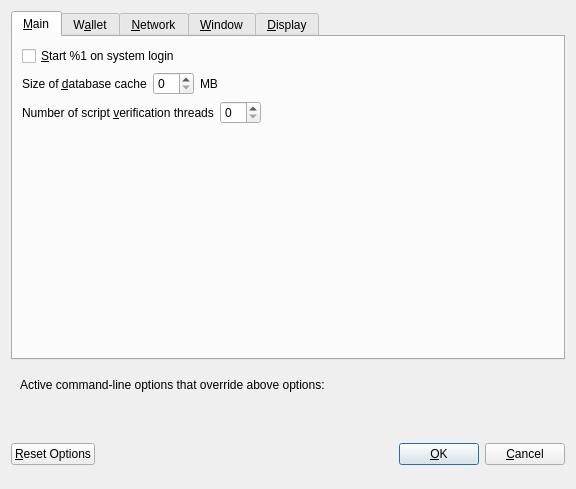
<?xml version="1.0" encoding="UTF-8"?>
<ui version="4.0">
 <class>OptionsDialog</class>
 <widget class="QDialog" name="OptionsDialog">
  <property name="geometry">
   <rect>
    <x>0</x>
    <y>0</y>
    <width>576</width>
    <height>489</height>
   </rect>
  </property>
  <property name="windowTitle">
   <string>Options</string>
  </property>
  <property name="modal">
   <bool>true</bool>
  </property>
  <layout class="QVBoxLayout" name="verticalLayout">
   <item>
    <widget class="QTabWidget" name="tabWidget_OptionsDialog">
     <property name="currentIndex">
      <number>0</number>
     </property>
     <widget class="QWidget" name="tabMain">
      <attribute name="title">
       <string>&amp;Main</string>
      </attribute>
      <layout class="QVBoxLayout" name="verticalLayout_Main">
       <item>
        <widget class="QCheckBox" name="bitcoinAtStartup">
         <property name="toolTip">
          <string>Automatically start %1 after logging in to the system.</string>
         </property>
         <property name="text">
          <string>&amp;Start %1 on system login</string>
         </property>
        </widget>
       </item>
       <item>
        <layout class="QHBoxLayout" name="horizontalLayout_2_Main">
         <item>
          <widget class="QLabel" name="databaseCacheLabel">
           <property name="text">
            <string>Size of &amp;database cache</string>
           </property>
           <property name="textFormat">
            <enum>Qt::PlainText</enum>
           </property>
           <property name="buddy">
            <cstring>databaseCache</cstring>
           </property>
          </widget>
         </item>
         <item>
          <widget class="QSpinBox" name="databaseCache"/>
         </item>
         <item>
          <widget class="QLabel" name="databaseCacheUnitLabel">
           <property name="text">
            <string>MB</string>
           </property>
           <property name="textFormat">
            <enum>Qt::PlainText</enum>
           </property>
          </widget>
         </item>
         <item>
          <spacer name="horizontalSpacer_2_Main">
           <property name="orientation">
            <enum>Qt::Horizontal</enum>
           </property>
           <property name="sizeHint" stdset="0">
            <size>
             <width>40</width>
             <height>20</height>
            </size>
           </property>
          </spacer>
         </item>
        </layout>
       </item>
       <item>
        <layout class="QHBoxLayout" name="horizontalLayout_3_Main">
         <item>
          <widget class="QLabel" name="threadsScriptVerifLabel">
           <property name="text">
            <string>Number of script &amp;verification threads</string>
           </property>
           <property name="textFormat">
            <enum>Qt::PlainText</enum>
           </property>
           <property name="buddy">
            <cstring>threadsScriptVerif</cstring>
           </property>
          </widget>
         </item>
         <item>
          <widget class="QSpinBox" name="threadsScriptVerif">
           <property name="toolTip">
            <string>(0 = auto, &lt;0 = leave that many cores free)</string>
           </property>
          </widget>
         </item>
         <item>
          <spacer name="horizontalSpacer_3_Main">
           <property name="orientation">
            <enum>Qt::Horizontal</enum>
           </property>
           <property name="sizeHint" stdset="0">
            <size>
             <width>40</width>
             <height>20</height>
            </size>
           </property>
          </spacer>
         </item>
        </layout>
       </item>
       <item>
        <spacer name="verticalSpacer_Main">
         <property name="orientation">
          <enum>Qt::Vertical</enum>
         </property>
         <property name="sizeHint" stdset="0">
          <size>
           <width>20</width>
           <height>40</height>
          </size>
         </property>
        </spacer>
       </item>
      </layout>
     </widget>
     <widget class="QWidget" name="tabWallet">
      <attribute name="title">
       <string>W&amp;allet</string>
      </attribute>
      <layout class="QVBoxLayout" name="verticalLayout_Wallet">
       <item>
        <widget class="QGroupBox" name="groupBox">
         <property name="title">
          <string>Expert</string>
         </property>
         <layout class="QVBoxLayout" name="verticalLayout_2">
          <item>
           <widget class="QCheckBox" name="coinControlFeatures">
            <property name="toolTip">
             <string>Whether to show coin control features or not.</string>
            </property>
            <property name="text">
             <string>Enable coin &amp;control features</string>
            </property>
           </widget>
          </item>
          <item>
           <widget class="QCheckBox" name="showMasternodesTab">
            <property name="toolTip">
             <string>Show additional tab listing all your masternodes in first sub-tab&lt;br/&gt;and all masternodes on the network in second sub-tab.</string>
            </property>
            <property name="text">
             <string>Show Masternodes Tab</string>
            </property>
           </widget>
          </item>
          <item>
           <widget class="QCheckBox" name="showAdvancedPSUI">
            <property name="toolTip">
             <string>Show additional information and buttons for PrivateSend on overview screen.</string>
            </property>
            <property name="text">
             <string>Enable advanced PrivateSend interface</string>
            </property>
           </widget>
          </item>
          <item>
           <widget class="QCheckBox" name="showPrivateSendPopups">
            <property name="toolTip">
             <string>Show system popups for PrivateSend mixing transactions&lt;br/&gt;just like for all other transaction types.</string>
            </property>
            <property name="text">
             <string>Show popups for PrivateSend transactions</string>
            </property>
           </widget>
          </item>
          <item>
           <widget class="QCheckBox" name="lowKeysWarning">
            <property name="toolTip">
             <string>Show warning dialog when PrivateSend detects that wallet has very low number of keys left.</string>
            </property>
            <property name="text">
             <string>Warn if PrivateSend is running out of keys</string>
            </property>
           </widget>
          </item>
          <item>
           <widget class="QCheckBox" name="privateSendMultiSession">
            <property name="toolTip">
             <string>Whether to use experimental PrivateSend mode with multiple mixing sessions per block.&lt;br/&gt;Note: You must use this feature carefully.&lt;br/&gt;Make sure you always have recent wallet (auto)backup in a safe place!</string>
            </property>
            <property name="text">
             <string>Enable PrivateSend &amp;multi-session</string>
            </property>
           </widget>
          </item>
          <item>
           <widget class="QCheckBox" name="spendZeroConfChange">
            <property name="toolTip">
             <string>If you disable the spending of unconfirmed change, the change from a transaction&lt;br/&gt;cannot be used until that transaction has at least one confirmation.&lt;br/&gt;This also affects how your balance is computed.</string>
            </property>
            <property name="text">
             <string>&amp;Spend unconfirmed change</string>
            </property>
           </widget>
          </item>
         </layout>
        </widget>
       </item>
       <item>
        <layout class="QHBoxLayout" name="horizontalLayout_4_Wallet">
         <item>
          <widget class="QLabel" name="label">
           <property name="toolTip">
            <string>This setting determines the amount of individual masternodes that an input will be anonymized through.&lt;br/&gt;More rounds of anonymization gives a higher degree of privacy, but also costs more in fees.</string>
           </property>
           <property name="text">
            <string>PrivateSend rounds to use</string>
           </property>
          </widget>
         </item>
         <item>
          <widget class="QSpinBox" name="privateSendRounds">
           <property name="minimum">
            <number>2</number>
           </property>
           <property name="maximum">
            <number>16</number>
           </property>
           <property name="value">
            <number>4</number>
           </property>
           <property name="class" stdset="0">
            <string>SpinBoxSmall</string>
           </property>
          </widget>
         </item>
        </layout>
       </item>
       <item>
        <layout class="QHBoxLayout" name="horizontalLayout">
         <item>
          <widget class="QLabel" name="label_2">
           <property name="toolTip">
            <string>This amount acts as a threshold to turn off PrivateSend once it's reached.</string>
           </property>
           <property name="statusTip">
            <string notr="true"/>
           </property>
           <property name="whatsThis">
            <string notr="true"/>
           </property>
           <property name="accessibleName">
            <string notr="true"/>
           </property>
           <property name="accessibleDescription">
            <string notr="true"/>
           </property>
           <property name="text">
            <string>Amount of Dash to keep anonymized</string>
           </property>
          </widget>
         </item>
         <item>
          <widget class="QSpinBox" name="privateSendAmount">
           <property name="minimum">
            <number>2</number>
           </property>
           <property name="maximum">
            <number>2000</number>
           </property>
           <property name="singleStep">
            <number>10</number>
           </property>
           <property name="value">
            <number>1000</number>
           </property>
           <property name="class" stdset="0">
            <string>SpinBoxSmall</string>
           </property>
          </widget>
         </item>
        </layout>
       </item>
       <item>
        <spacer name="verticalSpacer_Wallet">
         <property name="orientation">
          <enum>Qt::Vertical</enum>
         </property>
         <property name="sizeHint" stdset="0">
          <size>
           <width>20</width>
           <height>40</height>
          </size>
         </property>
        </spacer>
       </item>
      </layout>
     </widget>
     <widget class="QWidget" name="tabNetwork">
      <attribute name="title">
       <string>&amp;Network</string>
      </attribute>
      <layout class="QVBoxLayout" name="verticalLayout_Network">
       <item>
        <widget class="QCheckBox" name="mapPortUpnp">
         <property name="toolTip">
          <string>Automatically open the Dash Core client port on the router. This only works when your router supports UPnP and it is enabled.</string>
         </property>
         <property name="text">
          <string>Map port using &amp;UPnP</string>
         </property>
        </widget>
       </item>
       <item>
        <widget class="QCheckBox" name="allowIncoming">
         <property name="toolTip">
          <string>Accept connections from outside</string>
         </property>
         <property name="text">
          <string>Allow incoming connections</string>
         </property>
        </widget>
       </item>
       <item>
        <widget class="QCheckBox" name="connectSocks">
         <property name="toolTip">
          <string>Connect to the Dash network through a SOCKS5 proxy.</string>
         </property>
         <property name="text">
          <string>&amp;Connect through SOCKS5 proxy (default proxy):</string>
         </property>
        </widget>
       </item>
       <item>
        <layout class="QHBoxLayout" name="horizontalLayout_1_Network">
         <item>
          <widget class="QLabel" name="proxyIpLabel">
           <property name="text">
            <string>Proxy &amp;IP:</string>
           </property>
           <property name="textFormat">
            <enum>Qt::PlainText</enum>
           </property>
           <property name="buddy">
            <cstring>proxyIp</cstring>
           </property>
          </widget>
         </item>
         <item>
          <widget class="QValidatedLineEdit" name="proxyIp">
           <property name="minimumSize">
            <size>
             <width>140</width>
             <height>0</height>
            </size>
           </property>
           <property name="maximumSize">
            <size>
             <width>140</width>
             <height>16777215</height>
            </size>
           </property>
           <property name="toolTip">
            <string>IP address of the proxy (e.g. IPv4: 127.0.0.1 / IPv6: ::1)</string>
           </property>
           <property name="class" stdset="0">
            <string>LineEditSmall</string>
           </property>
          </widget>
         </item>
         <item>
          <widget class="QLabel" name="proxyPortLabel">
           <property name="text">
            <string>&amp;Port:</string>
           </property>
           <property name="textFormat">
            <enum>Qt::PlainText</enum>
           </property>
           <property name="buddy">
            <cstring>proxyPort</cstring>
           </property>
          </widget>
         </item>
         <item>
          <widget class="QLineEdit" name="proxyPort">
           <property name="minimumSize">
            <size>
             <width>55</width>
             <height>0</height>
            </size>
           </property>
           <property name="maximumSize">
            <size>
             <width>55</width>
             <height>16777215</height>
            </size>
           </property>
           <property name="toolTip">
            <string>Port of the proxy (e.g. 9050)</string>
           </property>
           <property name="class" stdset="0">
            <string>LineEditSmall</string>
           </property>
          </widget>
         </item>
         <item>
          <spacer name="horizontalSpacer_1_Network">
           <property name="orientation">
            <enum>Qt::Horizontal</enum>
           </property>
           <property name="sizeHint" stdset="0">
            <size>
             <width>40</width>
             <height>20</height>
            </size>
           </property>
          </spacer>
         </item>
        </layout>
       </item>
       <item>
        <layout class="QHBoxLayout" name="horizontalLayout_2_Network">
         <item>
          <widget class="QLabel" name="proxyActiveNets">
           <property name="text">
            <string>Used for reaching peers via:</string>
           </property>
           <property name="textFormat">
            <enum>Qt::PlainText</enum>
           </property>
          </widget>
         </item>
         <item>
          <widget class="QCheckBox" name="proxyReachIPv4">
           <property name="enabled">
            <bool>false</bool>
           </property>
           <property name="toolTip">
            <string>Shows, if the supplied default SOCKS5 proxy is used to reach peers via this network type.</string>
           </property>
           <property name="text">
            <string/>
           </property>
          </widget>
         </item>
         <item>
          <widget class="QLabel" name="proxyReachIPv4Label">
           <property name="text">
            <string>IPv4</string>
           </property>
           <property name="textFormat">
            <enum>Qt::PlainText</enum>
           </property>
          </widget>
         </item>
         <item>
          <widget class="QCheckBox" name="proxyReachIPv6">
           <property name="enabled">
            <bool>false</bool>
           </property>
           <property name="toolTip">
            <string>Shows, if the supplied default SOCKS5 proxy is used to reach peers via this network type.</string>
           </property>
           <property name="text">
            <string/>
           </property>
          </widget>
         </item>
         <item>
          <widget class="QLabel" name="proxyReachIPv6Label">
           <property name="text">
            <string>IPv6</string>
           </property>
           <property name="textFormat">
            <enum>Qt::PlainText</enum>
           </property>
          </widget>
         </item>
         <item>
          <widget class="QCheckBox" name="proxyReachTor">
           <property name="enabled">
            <bool>false</bool>
           </property>
           <property name="toolTip">
            <string>Shows, if the supplied default SOCKS5 proxy is used to reach peers via this network type.</string>
           </property>
           <property name="text">
            <string/>
           </property>
          </widget>
         </item>
         <item>
          <widget class="QLabel" name="proxyReachTorLabel">
           <property name="text">
            <string>Tor</string>
           </property>
           <property name="textFormat">
            <enum>Qt::PlainText</enum>
           </property>
          </widget>
         </item>
         <item>
          <spacer name="horizontalSpacer_2_Network">
           <property name="orientation">
            <enum>Qt::Horizontal</enum>
           </property>
           <property name="sizeHint" stdset="0">
            <size>
             <width>40</width>
             <height>20</height>
            </size>
           </property>
          </spacer>
         </item>
        </layout>
       </item>
       <item>
        <widget class="QCheckBox" name="connectSocksTor">
         <property name="toolTip">
          <string>Connect to the Dash network through a separate SOCKS5 proxy for Tor hidden services.</string>
         </property>
         <property name="text">
          <string>Use separate SOCKS5 proxy to reach peers via Tor hidden services:</string>
         </property>
        </widget>
       </item>
       <item>
        <layout class="QHBoxLayout" name="horizontalLayout_3_Network">
         <item>
          <widget class="QLabel" name="proxyIpTorLabel">
           <property name="text">
            <string>Proxy &amp;IP:</string>
           </property>
           <property name="textFormat">
            <enum>Qt::PlainText</enum>
           </property>
           <property name="buddy">
            <cstring>proxyIpTor</cstring>
           </property>
          </widget>
         </item>
         <item>
          <widget class="QValidatedLineEdit" name="proxyIpTor">
           <property name="minimumSize">
            <size>
             <width>140</width>
             <height>0</height>
            </size>
           </property>
           <property name="maximumSize">
            <size>
             <width>140</width>
             <height>16777215</height>
            </size>
           </property>
           <property name="toolTip">
            <string>IP address of the proxy (e.g. IPv4: 127.0.0.1 / IPv6: ::1)</string>
           </property>
           <property name="class" stdset="0">
            <string>LineEditSmall</string>
           </property>
          </widget>
         </item>
         <item>
          <widget class="QLabel" name="proxyPortTorLabel">
           <property name="text">
            <string>&amp;Port:</string>
           </property>
           <property name="textFormat">
            <enum>Qt::PlainText</enum>
           </property>
           <property name="buddy">
            <cstring>proxyPortTor</cstring>
           </property>
          </widget>
         </item>
         <item>
          <widget class="QLineEdit" name="proxyPortTor">
           <property name="minimumSize">
            <size>
             <width>55</width>
             <height>0</height>
            </size>
           </property>
           <property name="maximumSize">
            <size>
             <width>55</width>
             <height>16777215</height>
            </size>
           </property>
           <property name="toolTip">
            <string>Port of the proxy (e.g. 9050)</string>
           </property>
           <property name="class" stdset="0">
            <string>LineEditSmall</string>
           </property>
          </widget>
         </item>
         <item>
          <spacer name="horizontalSpacer_4_Network">
           <property name="orientation">
            <enum>Qt::Horizontal</enum>
           </property>
           <property name="sizeHint" stdset="0">
            <size>
             <width>40</width>
             <height>20</height>
            </size>
           </property>
          </spacer>
         </item>
        </layout>
       </item>
       <item>
        <spacer name="verticalSpacer_Network">
         <property name="orientation">
          <enum>Qt::Vertical</enum>
         </property>
         <property name="sizeHint" stdset="0">
          <size>
           <width>20</width>
           <height>40</height>
          </size>
         </property>
        </spacer>
       </item>
      </layout>
     </widget>
     <widget class="QWidget" name="tabWindow">
      <attribute name="title">
       <string>&amp;Window</string>
      </attribute>
      <layout class="QVBoxLayout" name="verticalLayout_Window">
       <item>
        <widget class="QCheckBox" name="hideTrayIcon">
         <property name="toolTip">
          <string>&amp;Hide the icon from the system tray.</string>
         </property>
         <property name="text">
          <string>Hide tray icon</string>
         </property>
        </widget>
       </item>
       <item>
        <widget class="QCheckBox" name="minimizeToTray">
         <property name="toolTip">
          <string>Show only a tray icon after minimizing the window.</string>
         </property>
         <property name="text">
          <string>&amp;Minimize to the tray instead of the taskbar</string>
         </property>
        </widget>
       </item>
       <item>
        <widget class="QCheckBox" name="minimizeOnClose">
         <property name="toolTip">
          <string>Minimize instead of exit the application when the window is closed. When this option is enabled, the application will be closed only after selecting Exit in the menu.</string>
         </property>
         <property name="text">
          <string>M&amp;inimize on close</string>
         </property>
        </widget>
       </item>
       <item>
        <spacer name="verticalSpacer_Window">
         <property name="orientation">
          <enum>Qt::Vertical</enum>
         </property>
         <property name="sizeHint" stdset="0">
          <size>
           <width>20</width>
           <height>40</height>
          </size>
         </property>
        </spacer>
       </item>
      </layout>
     </widget>
     <widget class="QWidget" name="tabDisplay">
      <attribute name="title">
       <string>&amp;Display</string>
      </attribute>
      <layout class="QVBoxLayout" name="verticalLayout_Display">
       <item>
        <layout class="QHBoxLayout" name="horizontalLayout_1_Display">
         <item>
          <widget class="QLabel" name="langLabel">
           <property name="text">
            <string>User Interface &amp;language:</string>
           </property>
           <property name="textFormat">
            <enum>Qt::PlainText</enum>
           </property>
           <property name="buddy">
            <cstring>lang</cstring>
           </property>
          </widget>
         </item>
         <item>
          <widget class="QValueComboBox" name="lang">
           <property name="toolTip">
            <string>The user interface language can be set here. This setting will take effect after restarting %1.</string>
           </property>
          </widget>
         </item>
        </layout>
       </item>
       <item>
        <widget class="QLabel" name="label_3">
         <property name="toolTip">
          <string notr="true"/>
         </property>
         <property name="statusTip">
          <string notr="true"/>
         </property>
         <property name="whatsThis">
          <string notr="true"/>
         </property>
         <property name="accessibleName">
          <string notr="true"/>
         </property>
         <property name="text">
          <string>Language missing or translation incomplete? Help contributing translations here:
https://www.transifex.com/projects/p/dash/</string>
         </property>
         <property name="wordWrap">
          <bool>true</bool>
         </property>
         <property name="openExternalLinks">
          <bool>true</bool>
         </property>
         <property name="textInteractionFlags">
          <set>Qt::TextBrowserInteraction</set>
         </property>
        </widget>
       </item>
       <item>
        <layout class="QHBoxLayout" name="horizontalLayout_4_Display" stretch="0,0">
         <item>
          <widget class="QLabel" name="themeLabel">
           <property name="text">
            <string>User Interface Theme:</string>
           </property>
          </widget>
         </item>
         <item>
          <widget class="QValueComboBox" name="theme"/>
         </item>
        </layout>
       </item>
       <item>
        <widget class="Line" name="line">
         <property name="orientation">
          <enum>Qt::Horizontal</enum>
         </property>
        </widget>
       </item>
       <item>
        <layout class="QHBoxLayout" name="horizontalLayout_2_Display">
         <item>
          <widget class="QLabel" name="unitLabel">
           <property name="text">
            <string>&amp;Unit to show amounts in:</string>
           </property>
           <property name="textFormat">
            <enum>Qt::PlainText</enum>
           </property>
           <property name="buddy">
            <cstring>unit</cstring>
           </property>
          </widget>
         </item>
         <item>
          <widget class="QValueComboBox" name="unit">
           <property name="toolTip">
            <string>Choose the default subdivision unit to show in the interface and when sending coins.</string>
           </property>
          </widget>
         </item>
        </layout>
       </item>
       <item>
        <layout class="QHBoxLayout" name="horizontalLayout_5_Display">
         <item>
          <widget class="QLabel" name="digitsLabel">
           <property name="text">
            <string>Decimal digits</string>
           </property>
          </widget>
         </item>
         <item>
          <widget class="QValueComboBox" name="digits"/>
         </item>
        </layout>
       </item>
       <item>
        <layout class="QHBoxLayout" name="horizontalLayout_3_Display">
         <item>
          <widget class="QLabel" name="thirdPartyTxUrlsLabel">
           <property name="toolTip">
            <string>Third party URLs (e.g. a block explorer) that appear in the transactions tab as context menu items.&lt;br/&gt;%s in the URL is replaced by transaction hash. Multiple URLs are separated by vertical bar |.</string>
           </property>
           <property name="text">
            <string>Third party transaction URLs</string>
           </property>
           <property name="buddy">
            <cstring>thirdPartyTxUrls</cstring>
           </property>
          </widget>
         </item>
         <item>
          <widget class="QLineEdit" name="thirdPartyTxUrls">
           <property name="toolTip">
            <string>Third party URLs (e.g. a block explorer) that appear in the transactions tab as context menu items.&lt;br/&gt;%s in the URL is replaced by transaction hash. Multiple URLs are separated by vertical bar |.</string>
           </property>
           <property name="class" stdset="0">
            <string>LineEditSmall</string>
           </property>
          </widget>
         </item>
        </layout>
       </item>
       <item>
        <spacer name="verticalSpacer">
         <property name="orientation">
          <enum>Qt::Vertical</enum>
         </property>
         <property name="sizeHint" stdset="0">
          <size>
           <width>20</width>
           <height>40</height>
          </size>
         </property>
        </spacer>
       </item>
      </layout>
     </widget>
    </widget>
   </item>
   <item>
    <widget class="QFrame" name="frame">
     <layout class="QVBoxLayout" name="verticalLayout_Bottom">
      <item>
       <layout class="QHBoxLayout" name="horizontalLayout_Bottom">
        <item>
         <widget class="QLabel" name="overriddenByCommandLineInfoLabel">
          <property name="text">
           <string>Active command-line options that override above options:</string>
          </property>
          <property name="textFormat">
           <enum>Qt::PlainText</enum>
          </property>
         </widget>
        </item>
        <item>
         <spacer name="horizontalSpacer_Bottom">
          <property name="orientation">
           <enum>Qt::Horizontal</enum>
          </property>
          <property name="sizeHint" stdset="0">
           <size>
            <width>40</width>
            <height>20</height>
           </size>
          </property>
         </spacer>
        </item>
       </layout>
      </item>
      <item>
       <widget class="QLabel" name="overriddenByCommandLineLabel">
        <property name="text">
         <string/>
        </property>
        <property name="textFormat">
         <enum>Qt::PlainText</enum>
        </property>
        <property name="wordWrap">
         <bool>true</bool>
        </property>
       </widget>
      </item>
     </layout>
    </widget>
   </item>
   <item>
    <layout class="QHBoxLayout" name="horizontalLayout_Buttons">
     <item>
      <widget class="QPushButton" name="resetButton">
       <property name="toolTip">
        <string>Reset all client options to default.</string>
       </property>
       <property name="text">
        <string>&amp;Reset Options</string>
       </property>
       <property name="autoDefault">
        <bool>false</bool>
       </property>
      </widget>
     </item>
     <item>
      <spacer name="horizontalSpacer_1">
       <property name="orientation">
        <enum>Qt::Horizontal</enum>
       </property>
       <property name="sizeHint" stdset="0">
        <size>
         <width>40</width>
         <height>48</height>
        </size>
       </property>
      </spacer>
     </item>
     <item>
      <widget class="QLabel" name="statusLabel">
       <property name="minimumSize">
        <size>
         <width>200</width>
         <height>0</height>
        </size>
       </property>
       <property name="font">
        <font>
         <weight>75</weight>
         <bold>true</bold>
        </font>
       </property>
       <property name="text">
        <string/>
       </property>
       <property name="textFormat">
        <enum>Qt::PlainText</enum>
       </property>
       <property name="wordWrap">
        <bool>true</bool>
       </property>
      </widget>
     </item>
     <item>
      <spacer name="horizontalSpacer_2">
       <property name="orientation">
        <enum>Qt::Horizontal</enum>
       </property>
       <property name="sizeHint" stdset="0">
        <size>
         <width>40</width>
         <height>48</height>
        </size>
       </property>
      </spacer>
     </item>
     <item>
      <widget class="QPushButton" name="okButton">
       <property name="text">
        <string>&amp;OK</string>
       </property>
       <property name="autoDefault">
        <bool>false</bool>
       </property>
       <property name="default">
        <bool>true</bool>
       </property>
      </widget>
     </item>
     <item>
      <widget class="QPushButton" name="cancelButton">
       <property name="text">
        <string>&amp;Cancel</string>
       </property>
       <property name="autoDefault">
        <bool>false</bool>
       </property>
      </widget>
     </item>
    </layout>
   </item>
  </layout>
 </widget>
 <customwidgets>
  <customwidget>
   <class>QValidatedLineEdit</class>
   <extends>QLineEdit</extends>
   <header>qvalidatedlineedit.h</header>
  </customwidget>
  <customwidget>
   <class>QValueComboBox</class>
   <extends>QComboBox</extends>
   <header>qvaluecombobox.h</header>
  </customwidget>
 </customwidgets>
 <resources/>
 <connections/>
</ui>
